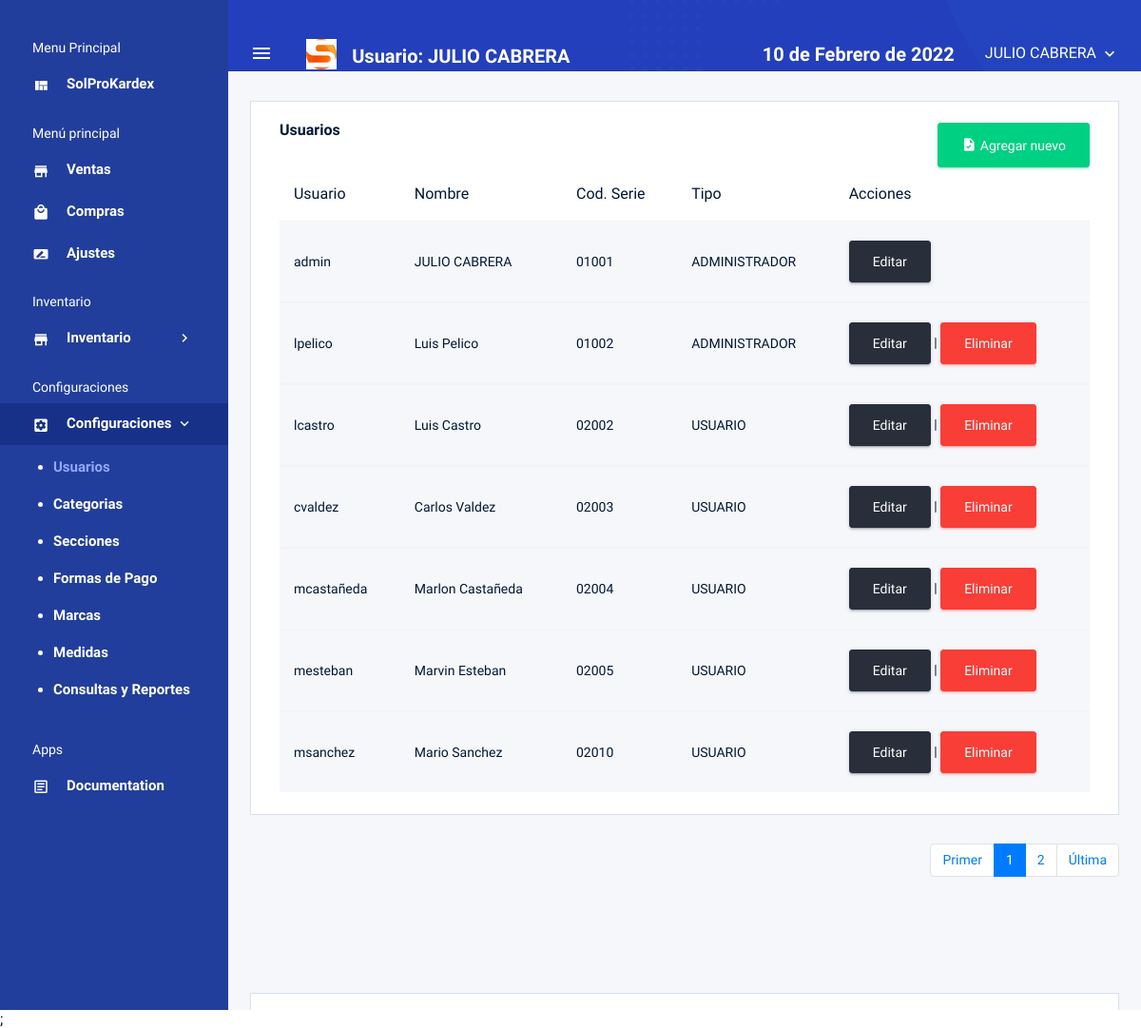
The page /sistema/VistaUsuarios.php (signed in) on the database its author committed.
### tables this page shows
CREATE TABLE `usuarios` (
  `id_user` int(11) NOT NULL,
  `usuario` varchar(50) NOT NULL,
  `clave` varchar(50) NOT NULL,
  `nombre` varchar(50) NOT NULL,
  `codserie` varchar(5) NOT NULL,
  `accesoempresa` varchar(50) NOT NULL,
  `id_rol` int(11) NOT NULL,
  `estatus` int(11) NOT NULL
);

CREATE TABLE `rol` (
  `id_rol` int(11) NOT NULL,
  `nombre_rol` varchar(50) NOT NULL
);

### sistema/VistaUsuarios.php (the view, shortened to what this page needs)
<?php
    include "../conexionBD.php";
?>
<!DOCTYPE html>
<html lang="en">
<head>
<?php include "../includes/includes.php";?>
</head>
<body>
<div class="container-scroller d-flex">
    <?php include "../includes/sideBar.php";?>
    <div class="container-fluid page-body-wrapper">
    <?php include "../includes/navBar.php"; ?>
    <div class="main-panel">
        <div class="content-wrapper">
        <div class="row">
            <div class="col-lg-12 grid-margin stretch-card">
            <div class="card">
                <div class="card-body">
                <a href="registrarUsuario.php">
                    <h4 class="card-title">Usuarios
                        <span class="float-right">
                            <button type="button" class="btn btn-success btn-fw" >
                                <i class="mdi mdi-file-check btn-icon-prepend"></i>  Agregar nuevo
                            </button>
                        </span>
                    </h4>
                </a>
                <div class="table-responsive">
                    <table class="table table-striped">
                    <thead>
                    <tr>
                        <th>
                            Usuario
                        </th>
                        <th>
                            Nombre
                        </th>
                        <th>
                            Cod. Serie
                        </th>
                        <th>
                            Tipo
                        </th>
                        <th>
                            Acciones
                        </th>
                        </tr>
                    </thead>
                    <?php
                        $sql_registros = mysqli_query($conection,"SELECT COUNT(*) AS total_registros FROM usuarios WHERE ESTATUS = 1;");
                        $result_registros = mysqli_fetch_array($sql_registros);
                        $total_registros = $result_registros['total_registros'];
                        $reg_pagina = 5;
                        if (empty($_GET['pagina'])) {
                            $pagina = 1;
                        }else{
                            $pagina = $_GET['pagina'];
                        }
                        $total_paginas = ceil($total_registros / $reg_pagina);
                        $consulta = mysqli_query($conection, "SELECT u.id_user, u.usuario, u.nombre, u.codserie, u.id_rol, r.nombre_rol
                        from usuarios u
                        INNER JOIN rol r
                        on u.id_rol = r.id_rol
                        WHERE u.estatus = 1;");
                        $resultado = mysqli_num_rows($consulta);
                        if ($resultado > 0){
                            while ($datos = mysqli_fetch_array($consulta)){
                                ?>
                    <tbody>
                    <tr>
                        <td>
                        <?php echo $datos['usuario']; ?>
                        </td>
                        <td>
                        <?php echo $datos['nombre']; ?>
                        </td>
                        <td>
                        <?php echo $datos['codserie'];?>
                        </td>
                        <td>
                        <?php echo $datos['nombre_rol'];?>
                        </td>
                        <td>
                        <a class="btn btn-dark sm" href="../sistema/actualizarUsuario.php?id=<?php echo $datos['id_user']?>">Editar</a>
                        <?php if($datos['id_user'] != 1) { ?>
                        |
                        <a class="btn btn-danger sm" href="eliminarUsuario.php?id=<?php echo $datos['id_user']?>">Eliminar</a>
                            <?php }?>
                        </td>
                        </tr>
                    </tbody>
                    <?php
					}
				}
			?>
                    </table>
                </div>
                </div>
            </div>
            </div>
        </div>
            <nav aria-label="Page navigation example">
                <ul class="pagination justify-content-end">
                    <li class="page-item"><a class="page-link" href="?pagina=<?php echo 1;?>">Primer</a></li>
                    <?php
                        for ($i=1; $i <= $total_paginas; $i++) {
                            if ($i == $pagina) {
                                echo '<li class="page-item active"><a class="page-link">'.$i.'</a></li>';
                            }else{
                                echo '<li class="page-item"><a class="page-link" href="?pagina='.$i.'">'.$i.'</a></li>';
                            }
                        }
                    ?>
                    <li class="page-item"><a class="page-link" href="?pagina=<?php echo $total_paginas;?>">Última</a></li>
                </ul>
            </nav>
        </div>
        <?php include "../includes/footer.php";?>
    </div>
    </div>
</div>
<?php include"../includes/scriptsJs.php";?>;
</body>
</html>

### rows shown on the page
usuarios: usuario "admin", nombre "JULIO CABRERA", codserie "01001", id_rol.nombre_rol "ADMINISTRADOR"
usuarios: usuario "lpelico", nombre "Luis Pelico", codserie "01002", id_rol.nombre_rol "ADMINISTRADOR"
usuarios: usuario "lcastro", nombre "Luis Castro", codserie "02002", id_rol.nombre_rol "USUARIO"
usuarios: usuario "cvaldez", nombre "Carlos Valdez", codserie "02003", id_rol.nombre_rol "USUARIO"
usuarios: usuario "mcastañeda", nombre "Marlon Castañeda", codserie "02004", id_rol.nombre_rol "USUARIO"
usuarios: usuario "mesteban", nombre "Marvin Esteban", codserie "02005", id_rol.nombre_rol "USUARIO"
usuarios: usuario "msanchez", nombre "Mario Sanchez", codserie "02010", id_rol.nombre_rol "USUARIO"

### other values the page prints
$_SESSION['Nombre'] "JULIO CABRERA"
fechaC() "10 de Febrero de 2022"
